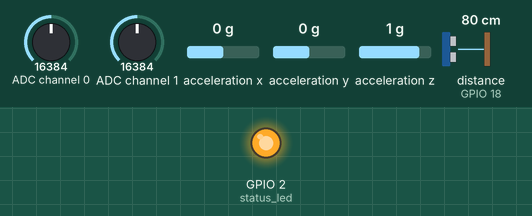
This program was run on a simulated ESP32 board running MicroPython. Parts: output pins drawn as LEDs (lit = HIGH). The test bench sets the inputs (shaded band); at power-on: ADC channel 0 = 16384, ADC channel 1 = 16384, acceleration x 0 g, acceleration y 0 g, acceleration z 1 g, distance to the obstacle (sensor on GPIO 18) 80 cm (analog values on the 0–32767 scale). The echo pulse lasts 58.3 µs per cm; WiFi joins after 1.5 s; no MQTT or app messages arrive unless stated; the clock reads 2024-03-15 10:24:30 at power-on unless the program sets it; pins used as bus, display or sensor lines are not drawn; what the program prints to the serial console is not drawn.

Above: at 2.23 s.
At 4.8 s:
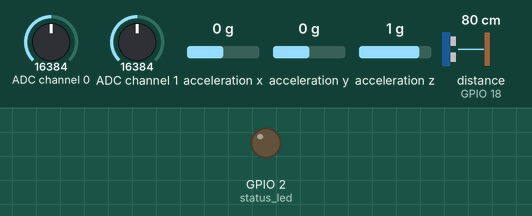
Timing chart, 0 to 8.8 s (numbered marks = the images above):
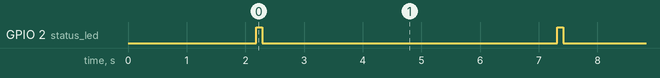

The program:

simulacao_esp32.py
```python
"""
Código para ESP32 com 4 tipos de sensores industriais:
- Sensor de temperatura PT100 (simulado com ADS1115)
- Sensor de pressão 4-20mA (simulado com ADS1115)
- Sensor de vibração ADXL345 (acelerômetro I2C)
- Sensor de nível ultrassônico HC-SR04

O código lê os sensores, processa os dados e envia para um servidor MQTT.
"""

import time
import machine
import network
import ujson
from umqtt.simple import MQTTClient

# Configurações de rede e MQTT
WIFI_SSID = "Wokwi-GUEST"
WIFI_PASSWORD = ""
MQTT_BROKER = "broker.hivemq.com"
MQTT_PORT = 1883
MQTT_TOPIC = "industrial/sensors/data"
MQTT_CLIENT_ID = "esp32_industrial_sensors"

# Configuração dos pinos
# ADS1115 (I2C)
I2C_SCL_PIN = 22
I2C_SDA_PIN = 21
# ADXL345 usa o mesmo barramento I2C
# HC-SR04
ULTRASONIC_TRIGGER_PIN = 5
ULTRASONIC_ECHO_PIN = 18
# LEDs de status
STATUS_LED_PIN = 2

# Endereços I2C
ADS1115_ADDR = 0x48
ADXL345_ADDR = 0x53

# Registros do ADS1115
ADS1115_REG_CONVERSION = 0x00
ADS1115_REG_CONFIG = 0x01
ADS1115_CONFIG_OS_SINGLE = 0x8000
ADS1115_CONFIG_MUX_SINGLE_0 = 0x4000
ADS1115_CONFIG_MUX_SINGLE_1 = 0x5000
ADS1115_CONFIG_PGA_4_096V = 0x0200
ADS1115_CONFIG_MODE_SINGLE = 0x0100
ADS1115_CONFIG_DR_128SPS = 0x0080
ADS1115_CONFIG_COMP_MODE_TRAD = 0x0000
ADS1115_CONFIG_COMP_POL_LOW = 0x0000
ADS1115_CONFIG_COMP_LAT_NONLAT = 0x0000
ADS1115_CONFIG_COMP_QUE_DIS = 0x0003

# Registros do ADXL345
ADXL345_REG_POWER_CTL = 0x2D
ADXL345_REG_DATA_FORMAT = 0x31
ADXL345_REG_DATAX0 = 0x32

# Configuração do LED de status
status_led = machine.Pin(STATUS_LED_PIN, machine.Pin.OUT)

# Configuração do I2C
i2c = machine.I2C(0, scl=machine.Pin(I2C_SCL_PIN), sda=machine.Pin(I2C_SDA_PIN), freq=400000)

# Configuração do sensor ultrassônico
trigger = machine.Pin(ULTRASONIC_TRIGGER_PIN, machine.Pin.OUT)
echo = machine.Pin(ULTRASONIC_ECHO_PIN, machine.Pin.IN)

def connect_wifi():
    """Conecta ao WiFi"""
    wlan = network.WLAN(network.STA_IF)
    wlan.active(True)
    if not wlan.isconnected():
        print('Conectando ao WiFi...')
        wlan.connect(WIFI_SSID, WIFI_PASSWORD)
        for _ in range(10):  # Espera até 10 segundos
            if wlan.isconnected():
                break
            time.sleep(1)
    if wlan.isconnected():
        print('Conectado ao WiFi:', wlan.ifconfig()[0])
        return True
    else:
        print('Falha na conexão WiFi')
        return False

def init_ads1115():
    """Inicializa o ADS1115"""
    try:
        # Verifica se o dispositivo está presente
        devices = i2c.scan()
        if ADS1115_ADDR not in devices:
            print(f"ADS1115 não encontrado no endereço 0x{ADS1115_ADDR:02X}")
            return False
        print(f"ADS1115 encontrado no endereço 0x{ADS1115_ADDR:02X}")
        return True
    except Exception as e:
        print("Erro ao inicializar ADS1115:", e)
        return False

def init_adxl345():
    """Inicializa o ADXL345"""
    try:
        # Verifica se o dispositivo está presente
        devices = i2c.scan()
        if ADXL345_ADDR not in devices:
            print(f"ADXL345 não encontrado no endereço 0x{ADXL345_ADDR:02X}")
            return False

        # Configura o ADXL345
        # Ativa o sensor
        i2c.writeto_mem(ADXL345_ADDR, ADXL345_REG_POWER_CTL, bytes([0x08]))
        # Configura o formato de dados (±4g, 10 bits)
        i2c.writeto_mem(ADXL345_ADDR, ADXL345_REG_DATA_FORMAT, bytes([0x01]))

        print(f"ADXL345 encontrado e configurado no endereço 0x{ADXL345_ADDR:02X}")
        return True
    except Exception as e:
        print("Erro ao inicializar ADXL345:", e)
        return False

def read_ads1115(channel):
    """Lê um canal do ADS1115"""
    try:
        # Configura o canal
        if channel == 0:
            config = ADS1115_CONFIG_OS_SINGLE | ADS1115_CONFIG_MUX_SINGLE_0
        else:
            config = ADS1115_CONFIG_OS_SINGLE | ADS1115_CONFIG_MUX_SINGLE_1

        # Adiciona o resto da configuração
        config |= ADS1115_CONFIG_PGA_4_096V | ADS1115_CONFIG_MODE_SINGLE
        config |= ADS1115_CONFIG_DR_128SPS | ADS1115_CONFIG_COMP_MODE_TRAD
        config |= ADS1115_CONFIG_COMP_POL_LOW | ADS1115_CONFIG_COMP_LAT_NONLAT
        config |= ADS1115_CONFIG_COMP_QUE_DIS

        # Envia a configuração
        i2c.writeto_mem(ADS1115_ADDR, ADS1115_REG_CONFIG, bytes([config >> 8, config & 0xFF]))

        # Espera pela conversão
        time.sleep(0.01)

        # Lê o resultado
        data = i2c.readfrom_mem(ADS1115_ADDR, ADS1115_REG_CONVERSION, 2)
        value = (data[0] << 8) | data[1]

        # Converte para valor com sinal
        if value > 0x7FFF:
            value -= 0x10000

        return value
    except Exception as e:
        print(f"Erro ao ler ADS1115 canal {channel}:", e)
        return 0

def read_adxl345():
    """Lê os dados do acelerômetro ADXL345"""
    try:
        # Lê 6 bytes de dados (X, Y, Z - 2 bytes cada)
        data = i2c.readfrom_mem(ADXL345_ADDR, ADXL345_REG_DATAX0, 6)

        # Converte os bytes em valores de 16 bits com sinal
        x = (data[1] << 8) | data[0]
        if x > 0x7FFF:
            x -= 0x10000

        y = (data[3] << 8) | data[2]
        if y > 0x7FFF:
            y -= 0x10000

        z = (data[5] << 8) | data[4]
        if z > 0x7FFF:
            z -= 0x10000

        # Converte para g (±4g range, 10 bits de resolução)
        x_g = x * 4.0 / 512
        y_g = y * 4.0 / 512
        z_g = z * 4.0 / 512

        return (x_g, y_g, z_g)
    except Exception as e:
        print("Erro ao ler ADXL345:", e)
        return (0, 0, 0)

def read_ultrasonic():
    """Lê a distância do sensor ultrassônico HC-SR04"""
    try:
        # Envia pulso de 10µs
        trigger.value(0)
        time.sleep_us(2)
        trigger.value(1)
        time.sleep_us(10)
        trigger.value(0)

        # Mede o tempo de retorno do eco
        while echo.value() == 0:
            start = time.ticks_us()

        while echo.value() == 1:
            end = time.ticks_us()

        # Calcula a distância em cm (velocidade do som = 343m/s)
        duration = time.ticks_diff(end, start)
        distance = (duration * 0.0343) / 2

        return distance
    except Exception as e:
        print("Erro ao ler sensor ultrassônico:", e)
        return 0

def read_pt100():
    """Lê o sensor PT100 (simulado com ADS1115 canal 0)"""
    try:
        # Lê o valor bruto do ADS1115
        raw_value = read_ads1115(0)

        # Simula a conversão de PT100
        # Em um sistema real, seria necessário considerar o circuito de condicionamento
        # e a curva de calibração específica do sensor
        voltage = raw_value * 4.096 / 32768  # Converte para tensão

        # Simula uma relação linear entre tensão e temperatura
        # PT100 tem 100 ohms a 0°C e aumenta ~0.385 ohms/°C
        temperature = (voltage - 1.0) * 100  # Simulação simplificada

        return temperature
    except Exception as e:
        print("Erro ao ler PT100:", e)
        return 0

def read_pressure_sensor():
    """Lê o sensor de pressão 4-20mA (simulado com ADS1115 canal 1)"""
    try:
        # Lê o valor bruto do ADS1115
        raw_value = read_ads1115(1)

        # Simula a conversão de 4-20mA
        # Em um sistema real, o sinal de corrente seria convertido em tensão
        # através de um resistor de precisão
        voltage = raw_value * 4.096 / 32768  # Converte para tensão

        # Simula uma relação linear entre tensão e pressão
        # Supondo um sensor de 0-10 bar mapeado para 4-20mA
        # 1V = 4mA, 5V = 20mA
        current_ma = (voltage / 250) * 1000  # Supondo resistor de 250 ohms
        pressure_bar = (current_ma - 4) * 10 / 16  # Mapeia 4-20mA para 0-10 bar

        return pressure_bar
    except Exception as e:
        print("Erro ao ler sensor de pressão:", e)
        return 0

def publish_data(client, data):
    """Publica os dados no broker MQTT"""
    try:
        json_data = ujson.dumps(data)
        client.publish(MQTT_TOPIC, json_data)
        print("Dados publicados:", json_data)
        status_led.value(1)  # Liga o LED para indicar publicação
        time.sleep(0.1)
        status_led.value(0)  # Desliga o LED
    except Exception as e:
        print("Erro ao publicar dados:", e)

def main():
    """Função principal"""
    print("Iniciando sistema de monitoramento industrial...")

    # Conecta ao WiFi
    if not connect_wifi():
        return

    # Inicializa os sensores
    ads1115_ok = init_ads1115()
    adxl345_ok = init_adxl345()

    # Conecta ao broker MQTT
    try:
        client = MQTTClient(MQTT_CLIENT_ID, MQTT_BROKER, MQTT_PORT)
        client.connect()
        print(f"Conectado ao broker MQTT: {MQTT_BROKER}")
    except Exception as e:
        print("Erro ao conectar ao broker MQTT:", e)
        return

    # Loop principal
    while True:
        try:
            # Lê os sensores
            temperature = read_pt100() if ads1115_ok else 25.0  # Valor padrão se falhar
            pressure = read_pressure_sensor() if ads1115_ok else 5.0  # Valor padrão se falhar
            accel = read_adxl345() if adxl345_ok else (0.0, 0.0, 1.0)  # Valor padrão se falhar
            distance = read_ultrasonic()

            # Calcula a vibração (magnitude da aceleração)
            vibration = (accel[0]**2 + accel[1]**2 + accel[2]**2)**0.5

            # Prepara os dados
            data = {
                "timestamp": time.time(),
                "temperature": round(temperature, 2),
                "pressure": round(pressure, 2),
                "vibration": round(vibration, 3),
                "level": round(distance, 1),
                "accel_x": round(accel[0], 3),
                "accel_y": round(accel[1], 3),
                "accel_z": round(accel[2], 3)
            }

            # Publica os dados
            publish_data(client, data)

            # Espera antes da próxima leitura
            time.sleep(5)

        except Exception as e:
            print("Erro no loop principal:", e)
            time.sleep(5)

if __name__ == "__main__":
    main()
```

Measured:
- by itself, GPIO 2 (status_led): alternates HIGH for 0.10 s and LOW for 5.0 s
